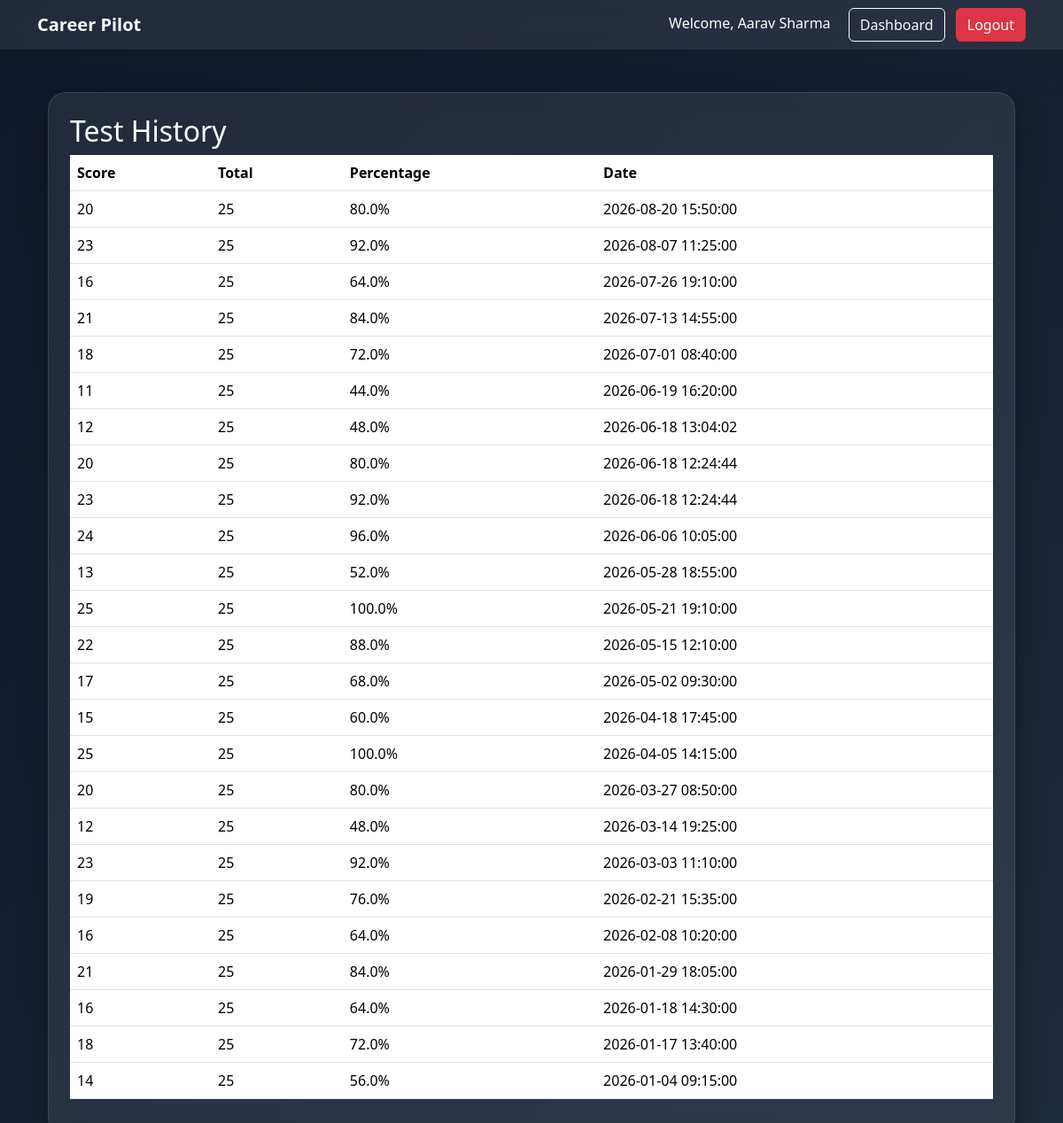
Screenshot of /history (signed in) with the database file from the repository.
### tables this page shows
CREATE TABLE results (
    id INTEGER PRIMARY KEY AUTOINCREMENT,
    user_id INTEGER NOT NULL,
    score INTEGER NOT NULL,
    total_questions INTEGER NOT NULL,
    percentage REAL NOT NULL,
    test_date TIMESTAMP DEFAULT CURRENT_TIMESTAMP,

    FOREIGN KEY(user_id)
    REFERENCES users(id)
);

### app.py (the view)
@app.route("/history")
def history():
    if "user_id" not in session:
        return redirect(url_for("login"))
    conn = get_connection()
    cursor = conn.cursor()
    cursor.execute(
        """
        SELECT
            score,
            total_questions,
            percentage,
            test_date
        FROM results
        WHERE user_id = ?
        ORDER BY test_date DESC
        """,
        (session["user_id"],)
    )
    results = cursor.fetchall()
    conn.close()
    return render_template(
        "history.html",
        results=results
    )

### database.py (called while the page is built)
def get_connection():
    conn = sqlite3.connect(DB_PATH)
    conn.row_factory = sqlite3.Row
    return conn

### templates/history.html
{% extends "base.html" %}
{% block content %}
<div class="container mt-4">
    <div class="card card-custom p-4">
        <h2>Test History</h2>
        <table class="table table-hover">
            <thead>
                <tr>
                    <th>Score</th>
                    <th>Total</th>
                    <th>Percentage</th>
                    <th>Date</th>
                </tr>
            </thead>
            <tbody>
            {% for r in results %}
                <tr>
                    <td>{{ r[0] }}</td>
                    <td>{{ r[1] }}</td>
                    <td>{{ r[2] }}%</td>
                    <td>{{ r[3] }}</td>
                </tr>
            {% endfor %}
            </tbody>
        </table>
    </div>
</div>
{% endblock %}

### templates/base.html (shortened to what this page needs)
<!DOCTYPE html>
<html lang="en">
<head>
    <link href="https://cdn.jsdelivr.net/npm/bootstrap@5.3.8/dist/css/bootstrap.min.css" rel="stylesheet">
</head>
<body>
<nav class="navbar navbar-expand-lg navbar-dark">
    <div class="container">
        <a class="navbar-brand fw-bold" href="/">
            Career Pilot
        </a>
        <div>
    {% if session.get('user_id') %}
        <span class="text-white me-3">
            Welcome, {{ session['user_name'] }}
        </span>
        <a class="btn btn-outline-light me-2" href="/dashboard">
            Dashboard
        </a>
        <a class="btn btn-danger" href="/logout">
            Logout
        </a>
    {% endif %}
</div>
    </div>
</nav>
<div class="container mt-5">
    {% block content %}
    {% endblock %}
</div>
</body>
</html>

### templates/base.html (style rules this page uses)
body { background: linear-gradient(135deg,#0f172a,#1e293b); min-height:100vh; color:white; }
.navbar { background: rgba(255,255,255,0.08); backdrop-filter: blur(10px); }
.card-custom { background: rgba(255,255,255,0.08); border: 1px solid rgba(255,255,255,0.1); border-radius: 20px; backdrop-filter: blur(12px); color:white; box-shadow: 0 8px 32px rgba(0,0,0,0.3); }

### rows the page displays
results: score "20", total_questions "25", percentage "80.0", test_date "2026-08-20 15:50:00"
results: score "23", total_questions "25", percentage "92.0", test_date "2026-08-07 11:25:00"
results: score "16", total_questions "25", percentage "64.0", test_date "2026-07-26 19:10:00"
results: score "21", total_questions "25", percentage "84.0", test_date "2026-07-13 14:55:00"
results: score "18", total_questions "25", percentage "72.0", test_date "2026-07-01 08:40:00"
results: score "11", total_questions "25", percentage "44.0", test_date "2026-06-19 16:20:00"
results: score "12", total_questions "25", percentage "48.0", test_date "2026-06-18 13:04:02"
results: score "20", total_questions "25", percentage "80.0", test_date "2026-06-18 12:24:44"
results: score "23", total_questions "25", percentage "92.0", test_date "2026-06-18 12:24:44"
results: score "24", total_questions "25", percentage "96.0", test_date "2026-06-06 10:05:00"
results: score "13", total_questions "25", percentage "52.0", test_date "2026-05-28 18:55:00"
results: score "25", total_questions "25", percentage "100.0", test_date "2026-05-21 19:10:00"
results: score "22", total_questions "25", percentage "88.0", test_date "2026-05-15 12:10:00"
results: score "17", total_questions "25", percentage "68.0", test_date "2026-05-02 09:30:00"
results: score "15", total_questions "25", percentage "60.0", test_date "2026-04-18 17:45:00"
results: score "25", total_questions "25", percentage "100.0", test_date "2026-04-05 14:15:00"
results: score "20", total_questions "25", percentage "80.0", test_date "2026-03-27 08:50:00"
results: score "12", total_questions "25", percentage "48.0", test_date "2026-03-14 19:25:00"
results: score "23", total_questions "25", percentage "92.0", test_date "2026-03-03 11:10:00"
results: score "19", total_questions "25", percentage "76.0", test_date "2026-02-21 15:35:00"
results: score "16", total_questions "25", percentage "64.0", test_date "2026-02-08 10:20:00"
results: score "21", total_questions "25", percentage "84.0", test_date "2026-01-29 18:05:00"
results: score "16", total_questions "25", percentage "64.0", test_date "2026-01-18 14:30:00"
results: score "18", total_questions "25", percentage "72.0", test_date "2026-01-17 13:40:00"
results: score "14", total_questions "25", percentage "56.0", test_date "2026-01-04 09:15:00"

### other values shown
{{ session['user_name'] }} "Aarav Sharma"
